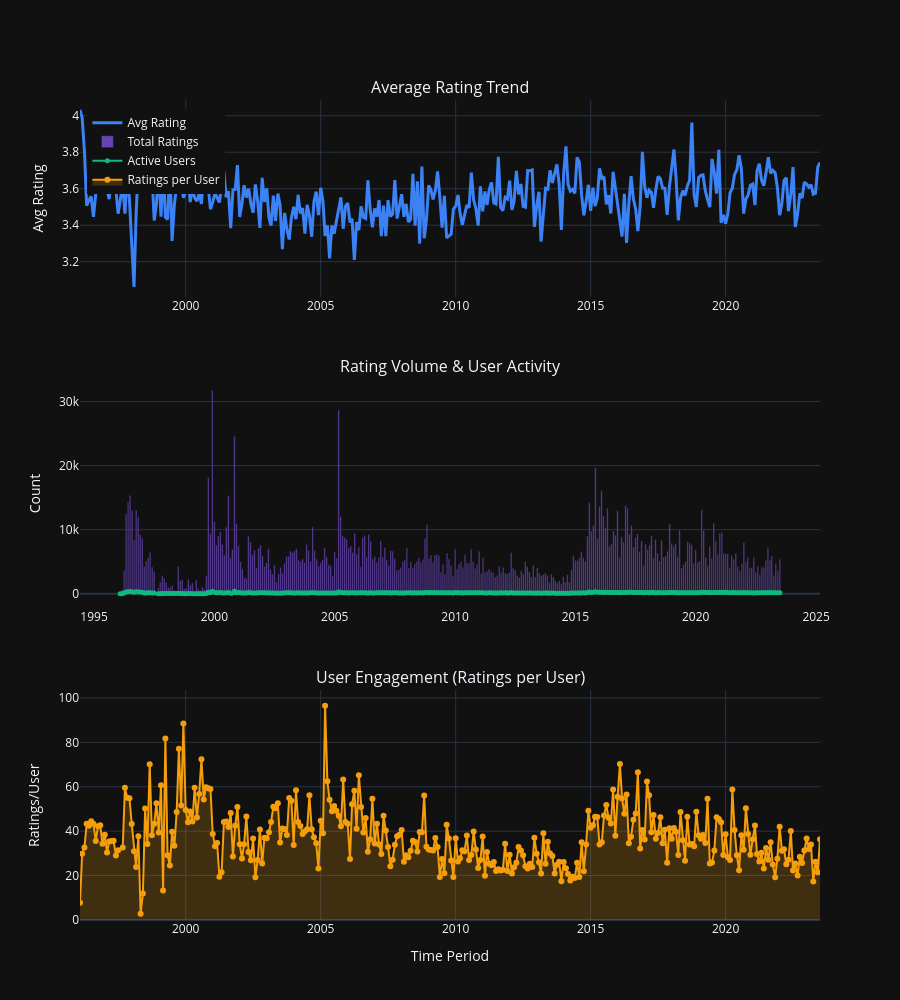

The cell this chart's notebook holds for it:
### Code cell
# 3. Temporal Trends Analysis
print("\n" + "=" * 70)
print("TEMPORAL TRENDS ANALYSIS")
print("=" * 70)

# Aggregate by year-month
ratings_df['year_month'] = ratings_df['date'].dt.to_period('M').astype(str)

temporal_data = ratings_df.groupby('year_month').agg({
    'rating': ['mean', 'count'],
    'userId': 'nunique',
    'movieId': 'nunique'
}).reset_index()

temporal_data.columns = ['year_month', 'avg_rating', 'num_ratings', 
                        'unique_users', 'unique_movies']

# Calculate engagement metrics
temporal_data['ratings_per_user'] = (
    temporal_data['num_ratings'] / temporal_data['unique_users']
)

# Create comprehensive temporal visualization
fig = make_subplots(
    rows=3, cols=1,
    subplot_titles=('Average Rating Trend', 'Rating Volume & User Activity', 
                  'User Engagement (Ratings per User)'),
    vertical_spacing=0.1,
    row_heights=[0.3, 0.35, 0.35]
)

# Row 1: Average rating
fig.add_trace(
    go.Scatter(
        x=temporal_data['year_month'],
        y=temporal_data['avg_rating'],
        mode='lines',
        name='Avg Rating',
        line=dict(color='#3b82f6', width=3),
        hovertemplate='%{x}<br>Avg Rating: %{y:.2f}<extra></extra>'
    ),
    row=1, col=1
)

# Row 2: Rating volume (bar) and users (line)
fig.add_trace(
    go.Bar(
        x=temporal_data['year_month'],
        y=temporal_data['num_ratings'],
        name='Total Ratings',
        marker_color='#8b5cf6',
        opacity=0.7,
        hovertemplate='%{x}<br>Ratings: %{y:,}<extra></extra>'
    ),
    row=2, col=1
)

fig.add_trace(
    go.Scatter(
        x=temporal_data['year_month'],
        y=temporal_data['unique_users'],
        mode='lines+markers',
        name='Active Users',
        line=dict(color='#10b981', width=2),
        marker=dict(size=5),
        hovertemplate='%{x}<br>Users: %{y:,}<extra></extra>'
    ),
    row=2, col=1
)

# Row 3: Engagement metric
fig.add_trace(
    go.Scatter(
        x=temporal_data['year_month'],
        y=temporal_data['ratings_per_user'],
        mode='lines+markers',
        name='Ratings per User',
        line=dict(color='#f59e0b', width=2),
        marker=dict(size=6),
        fill='tozeroy',
        fillcolor='rgba(245, 158, 11, 0.2)',
        hovertemplate='%{x}<br>Avg: %{y:.2f} ratings/user<extra></extra>'
    ),
    row=3, col=1
)

fig.update_xaxes(title_text="Time Period", row=3, col=1)
fig.update_yaxes(title_text="Avg Rating", row=1, col=1)
fig.update_yaxes(title_text="Count", row=2, col=1)
fig.update_yaxes(title_text="Ratings/User", row=3, col=1)

fig.update_layout(
    template='plotly_dark',
    height=1000,
    showlegend=True,
    legend=dict(x=0.01, y=0.99)
)

fig.show()

print("\nKey Temporal Insights:")
print(f"  • Peak activity month: {temporal_data.loc[temporal_data['num_ratings'].idxmax(), 'year_month']}")
print(f"  • Average rating trend: {temporal_data['avg_rating'].iloc[-1]:.2f} (latest) vs {temporal_data['avg_rating'].iloc[0]:.2f} (earliest)")
print(f"  • User engagement: {temporal_data['ratings_per_user'].mean():.2f} ratings/user (average)")

### Figure 1 — Plotly figure (JSON) as saved in the notebook; plotly's stock layout.template omitted (floating-point values rounded to 4 significant figures; data arrays with more than 128 entries replaced by an {"elided": "..."} marker saying what was removed)
{"data": [{"hovertemplate": "%{x}<br>Avg Rating: %{y:.2f}<extra></extra>", "line": {"color": "#3b82f6", "width": 3}, "mode": "lines", "name": "Avg Rating", "type": "scatter", "x": {"elided": "329 str values"}, "xaxis": "x", "y": {"elided": "329 float values"}, "yaxis": "y"}, {"hovertemplate": "%{x}<br>Ratings: %{y:,}<extra></extra>", "marker": {"color": "#8b5cf6"}, "name": "Total Ratings", "opacity": 0.7, "type": "bar", "x": {"elided": "329 str values"}, "xaxis": "x2", "y": {"elided": "329 int values"}, "yaxis": "y2"}, {"hovertemplate": "%{x}<br>Users: %{y:,}<extra></extra>", "line": {"color": "#10b981", "width": 2}, "marker": {"size": 5}, "mode": "lines+markers", "name": "Active Users", "type": "scatter", "x": {"elided": "329 str values"}, "xaxis": "x2", "y": {"elided": "329 int values"}, "yaxis": "y2"}, {"fill": "tozeroy", "fillcolor": "rgba(245, 158, 11, 0.2)", "hovertemplate": "%{x}<br>Avg: %{y:.2f} ratings/user<extra></extra>", "line": {"color": "#f59e0b", "width": 2}, "marker": {"size": 6}, "mode": "lines+markers", "name": "Ratings per User", "type": "scatter", "x": {"elided": "329 str values"}, "xaxis": "x3", "y": {"elided": "329 float values"}, "yaxis": "y3"}], "layout": {"annotations": [{"font": {"size": 16}, "showarrow": false, "text": "Average Rating Trend", "x": 0.5, "xanchor": "center", "xref": "paper", "y": 1, "yanchor": "bottom", "yref": "paper"}, {"font": {"size": 16}, "showarrow": false, "text": "Rating Volume & User Activity", "x": 0.5, "xanchor": "center", "xref": "paper", "y": 0.66, "yanchor": "bottom", "yref": "paper"}, {"font": {"size": 16}, "showarrow": false, "text": "User Engagement (Ratings per User)", "x": 0.5, "xanchor": "center", "xref": "paper", "y": 0.28, "yanchor": "bottom", "yref": "paper"}], "height": 1000, "legend": {"x": 0.01, "y": 0.99}, "showlegend": true, "xaxis": {"anchor": "y", "domain": [0, 1]}, "xaxis2": {"anchor": "y2", "domain": [0, 1]}, "xaxis3": {"anchor": "y3", "domain": [0, 1], "title": {"text": "Time Period"}}, "yaxis": {"anchor": "x", "domain": [0.76, 1], "title": {"text": "Avg Rating"}}, "yaxis2": {"anchor": "x2", "domain": [0.38, 0.66], "title": {"text": "Count"}}, "yaxis3": {"anchor": "x3", "domain": [0, 0.28], "title": {"text": "Ratings/User"}}}}
